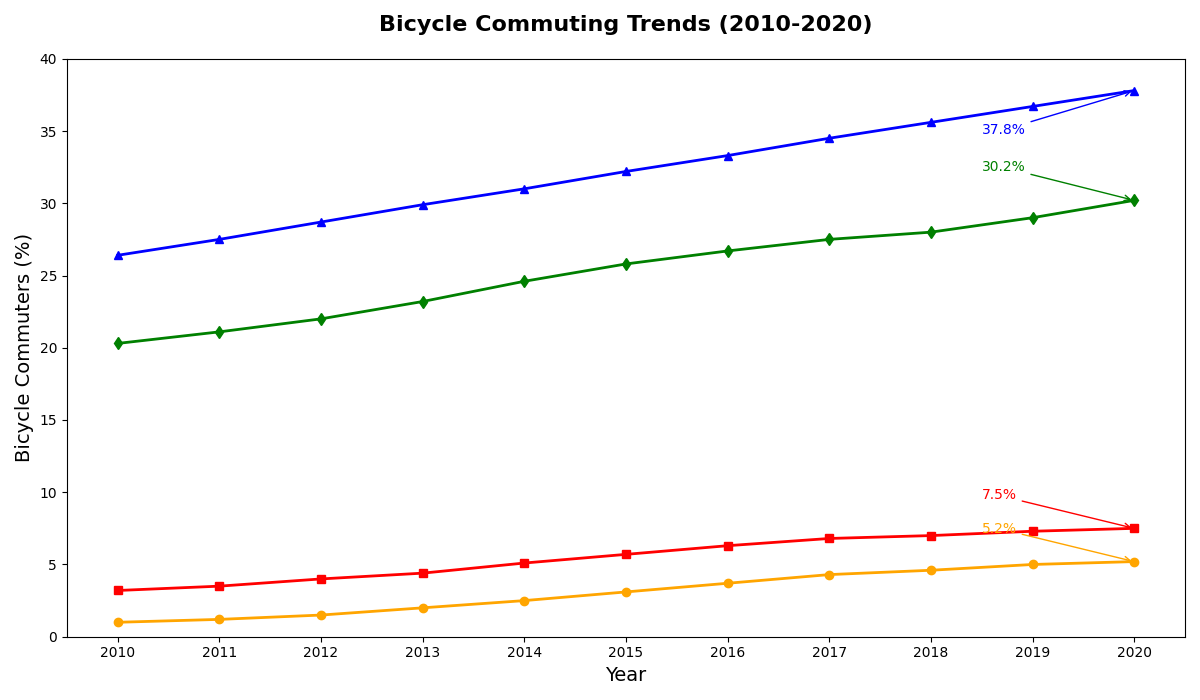

This chart was generated by the following Python code:
import matplotlib.pyplot as plt
import numpy as np

years = np.arange(2010, 2021)

ny_commuting = np.array([1.0, 1.2, 1.5, 2.0, 2.5, 3.1, 3.7, 4.3, 4.6, 5.0, 5.2])
sf_commuting = np.array([3.2, 3.5, 4.0, 4.4, 5.1, 5.7, 6.3, 6.8, 7.0, 7.3, 7.5])
cph_commuting = np.array([26.4, 27.5, 28.7, 29.9, 31.0, 32.2, 33.3, 34.5, 35.6, 36.7, 37.8])
ams_commuting = np.array([20.3, 21.1, 22.0, 23.2, 24.6, 25.8, 26.7, 27.5, 28.0, 29.0, 30.2])

fig, ax = plt.subplots(figsize=(12, 7))

ax.plot(years, ny_commuting, marker='o', linestyle='-', linewidth=2, color='orange')
ax.plot(years, sf_commuting, marker='s', linestyle='-', linewidth=2, color='red')
ax.plot(years, cph_commuting, marker='^', linestyle='-', linewidth=2, color='blue')
ax.plot(years, ams_commuting, marker='d', linestyle='-', linewidth=2, color='green')

# Shortening the annotations for the final value in 2020
ax.annotate(f'{ny_commuting[-1]:.1f}%', xy=(2020, ny_commuting[-1]), xytext=(2018.5, ny_commuting[-1]+2),
            arrowprops=dict(arrowstyle="->", color='orange'), color='orange', fontsize=10)
ax.annotate(f'{sf_commuting[-1]:.1f}%', xy=(2020, sf_commuting[-1]), xytext=(2018.5, sf_commuting[-1]+2),
            arrowprops=dict(arrowstyle="->", color='red'), color='red', fontsize=10)
ax.annotate(f'{cph_commuting[-1]:.1f}%', xy=(2020, cph_commuting[-1]), xytext=(2018.5, cph_commuting[-1]-3),
            arrowprops=dict(arrowstyle="->", color='blue'), color='blue', fontsize=10)
ax.annotate(f'{ams_commuting[-1]:.1f}%', xy=(2020, ams_commuting[-1]), xytext=(2018.5, ams_commuting[-1]+2),
            arrowprops=dict(arrowstyle="->", color='green'), color='green', fontsize=10)

# Simplified title and axis labels
ax.set_title("Bicycle Commuting Trends (2010-2020)", fontsize=16, fontweight='bold', pad=20)
ax.set_xlabel("Year", fontsize=14)
ax.set_ylabel("Bicycle Commuters (%)", fontsize=14)
ax.set_xticks(years)
ax.set_ylim(0, 40)

plt.tight_layout()

plt.show()
